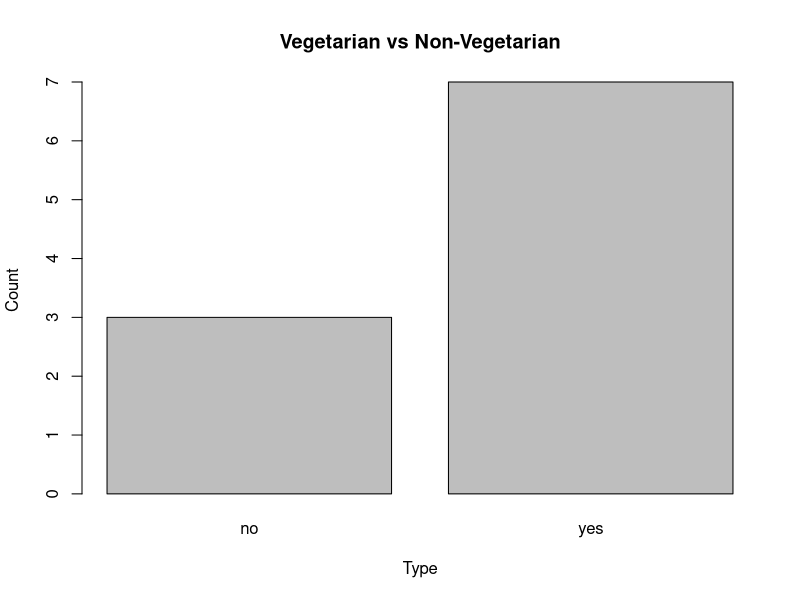

Write the R code that produced this figure.
person <- c("Gopu","Babu","Baby","Gopal","Krishna","Jai","Dev","Malini","Hema","Anu")
vegetarian <- c("yes","yes","yes","no","yes","no","no","yes","yes","yes")

counts <- table(vegetarian)

cat("Vegetarian =", counts["yes"], "\n")
cat("Non-Vegetarian =", counts["no"], "\n")

if (counts["yes"] > counts["no"]) {
  cat("Greater count = Vegetarian\n")
} else if (counts["no"] > counts["yes"]) {
  cat("Greater count = Non-Vegetarian\n")
} else {
  cat("Both counts are equal\n")
}

barplot(counts,
        main = "Vegetarian vs Non-Vegetarian",
        xlab = "Type",
        ylab = "Count")
